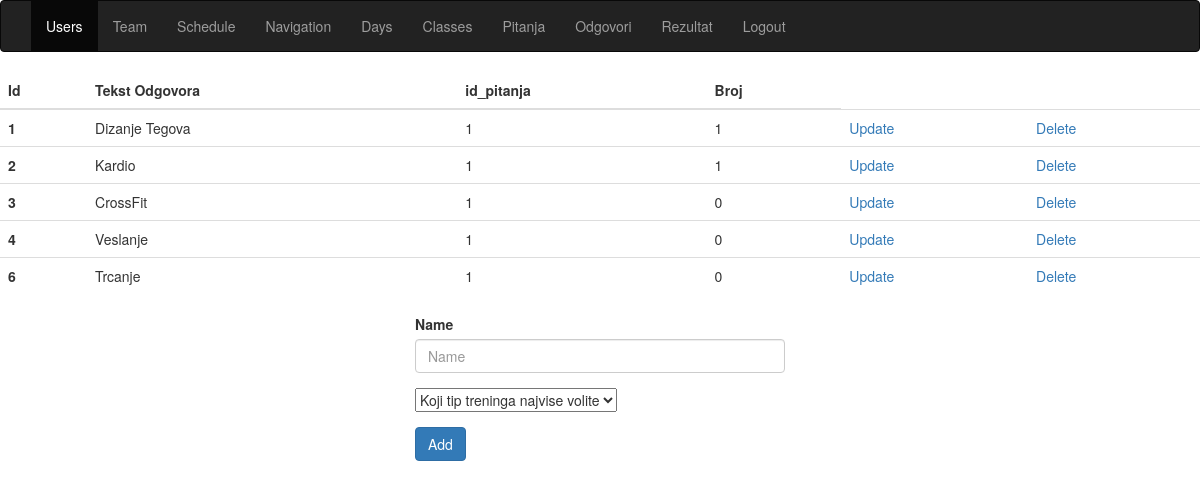
Screenshot of /admin.php?page=odgovori (signed in) with the database file from the repository.
### tables this page shows
CREATE TABLE `odgovor` (
  `id` int(11) NOT NULL,
  `tekst_odgovora` varchar(50) NOT NULL,
  `id_pitanja` int(11) NOT NULL,
  `broj` int(11) NOT NULL
);

### views/adminPanel/odgovori.php (the view, shortened to what this page needs)
<?php
$upit="Select * from odgovor";
$odgovor=$conn->query($upit);
$upit2="Select * from pitanje";
$pitanje=$conn->query($upit2);
?>
<table class="table">
    <thead>
    <tr>
        <th scope="col">Id</th>
        <th scope="col">Tekst Odgovora</th>
        <th scope="col">id_pitanja</th>
        <th scope="col">Broj</th>
    </tr>
    </thead>
    <tbody>
    <?php foreach($odgovor as $o):?>
        <tr>
            <th scope="row"><?php echo $o['id']?></th>
            <td><?php echo $o['tekst_odgovora']?></td>
            <td><?php echo $o['id_pitanja']?></td>
            <td><?php echo $o['broj']?></td>
            <td><a href="#" class="users" data-table="odgovor" data-id="<?php echo $o['id']?>">Update</a></td>
            <td><a href="delete.php?id=<?php echo $o['id']?>&&table=odgovor">Delete</a></td>
        </tr>
    <?php endforeach;?>
    </tbody>
</table>
<div class="col-lg-4 col-lg-offset-4" id="forma">
    <form method="post" action="admin.php?page=odgovori">
        <div class="form-group">
            <label for="exampleInputEmail1">Name</label>
            <input name="name" class="form-control" id="exampleInputEmail1" aria-describedby="emailHelp" placeholder="Name">
        </div>
        <div class="form-group">
            <select name="pitanje">
                <?php foreach($pitanje as $p):?>
                    <option value="<?php echo $p['id'];?>"><?php echo $p['tekst_pitanja'];?></option>
                <?php endforeach;?>
            </select>
        </div>
        <button type="submit" name="add" class="btn btn-primary">Add</button>
    </form>
</div>

### rows the page displays
odgovor: id "1", tekst_odgovora "Dizanje Tegova", id_pitanja "1", broj "1"
odgovor: id "2", tekst_odgovora "Kardio", id_pitanja "1", broj "1"
odgovor: id "3", tekst_odgovora "CrossFit", id_pitanja "1", broj "0"
odgovor: id "4", tekst_odgovora "Veslanje", id_pitanja "1", broj "0"
odgovor: id "6", tekst_odgovora "Trcanje", id_pitanja "1", broj "0"

### other values shown
form field pitanje "Koji tip treninga najvise volite"
